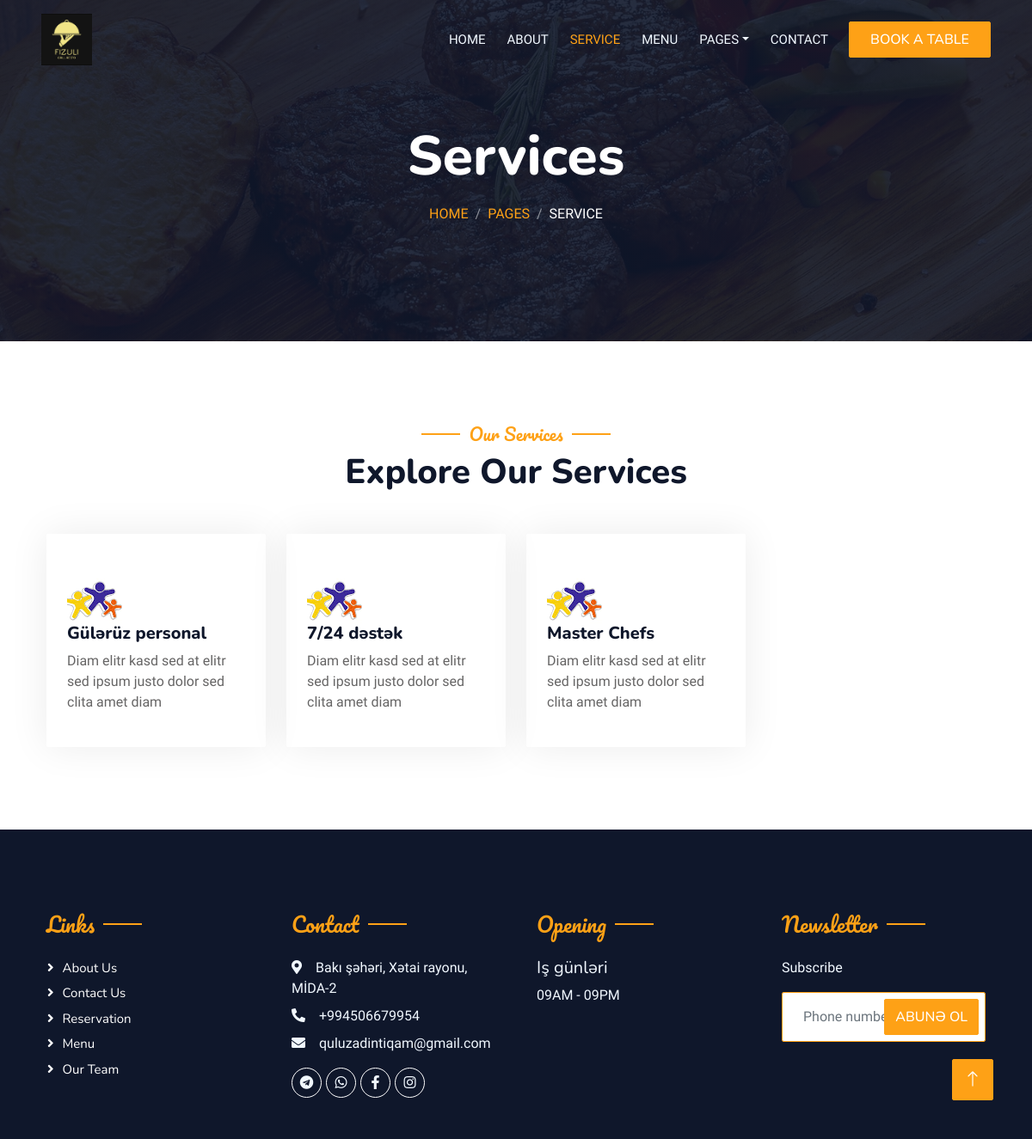
The app's page /service/ with its own data.
### restaurant/models.py (models this page shows, shortened)
class MainDetails(DateMixin, SlugMixin):
    location = models.TextField(verbose_name="Ünvan")
    phone_number = models.TextField(verbose_name="Əlaqə nömrəsi")
    email = models.EmailField(verbose_name="E-mail")
    working_time = models.TextField(verbose_name="İş vaxtları")
    logo = models.ImageField(upload_to=Uploader.upload_photo_for_logo, verbose_name="Saytın loqosu")
    video_url = models.TextField(verbose_name="Video linki", null=True, blank=True)
    class Meta:
        ordering = ("-created_at",)
        verbose_name = "Əsas məlumat"
        verbose_name_plural = "Əsas məlumatlar"

class Service(DateMixin, SlugMixin):
    name = models.CharField(max_length=255, verbose_name="Xidmətin adı")
    description = models.TextField(verbose_name="Xidmət haqqında")
    icon = models.ImageField(upload_to=Uploader.upload_photo_for_icon)
    class Meta:
        ordering = ("-created_at",)
        verbose_name = "Xidmət"
        verbose_name_plural = "Xidmətlər"

class SocialMedia(DateMixin, SlugMixin):
    social_media = models.CharField(max_length=255, choices=SOCIAL_CHOICES, verbose_name="Sosial media")
    link = models.TextField(verbose_name="Sosial media linki")
    class Meta:
        ordering = ("-created_at", )
        verbose_name = "Sosial media hesab"
        verbose_name_plural = "Sosial media hesabları"

### restaurant/views.py (the view)
# urls.py: path("service/", service_view, name='service'),
def service_view(request):
    services = Service.objects.order_by("-created_at")
    context = {
        "services": services,
    }
    return render(request, "service.html", context)

### restaurant/context_processors.py (called while the page is built)
def total_view(request):
    myvalue = request.POST.get("subscribe")
    if myvalue:
        obj = Subscribe(phone_number=myvalue)
        obj.save()
    details = MainDetails.objects.first()
    socials = SocialMedia.objects.all()
    return {"details": details, "socials": socials}

### templates/service.html
{% extends 'base.html' %}
{% load static %}
{% block body %}
            <div class="container-xxl py-5 bg-dark hero-header mb-5">
                <div class="container text-center my-5 pt-5 pb-4">
                    <h1 class="display-3 text-white mb-3 animated slideInDown">Services</h1>
                    <nav aria-label="breadcrumb">
                        <ol class="breadcrumb justify-content-center text-uppercase">
                            <li class="breadcrumb-item"><a href="#">Home</a></li>
                            <li class="breadcrumb-item"><a href="#">Pages</a></li>
                            <li class="breadcrumb-item text-white active" aria-current="page">Service</li>
                        </ol>
                    </nav>
                </div>
            </div>
        </div>
        <div class="container-xxl py-5">
            <div class="container">
                <div class="text-center wow fadeInUp" data-wow-delay="0.1s">
                    <h5 class="section-title ff-secondary text-center text-primary fw-normal">Our Services</h5>
                    <h1 class="mb-5">Explore Our Services</h1>
                </div>
                <div class="row g-4">
                    {% for i in services %}
                    <div class="col-lg-3 col-sm-6 wow fadeInUp" data-wow-delay="0.1s">
                        <div class="service-item rounded pt-3">
                            <div class="p-4">
                                <img src="{{i.icon.url}}" alt="">
                                <h5>{{i.name}}</h5>
                                <p>{{i.description}}</p>
                            </div>
                        </div>
                    </div>
                   {% endfor %}
                </div>
            </div>
        </div>
     {% endblock body %}

### templates/base.html (shortened to what this page needs)
{% load static %}
<!DOCTYPE html>
<html lang="en">
<head>
    <link href="https://cdnjs.cloudflare.com/ajax/libs/font-awesome/5.10.0/css/all.min.css" rel="stylesheet">
    <link href="https://cdn.jsdelivr.net/npm/bootstrap-icons@1.4.1/font/bootstrap-icons.css" rel="stylesheet">
    <link href="{% static 'lib/animate/animate.min.css' %}" rel="stylesheet">
    <link href="{% static 'lib/owlcarousel/assets/owl.carousel.min.css' %}" rel="stylesheet">
    <link href="{% static 'lib/tempusdominus/css/tempusdominus-bootstrap-4.min.css' %}" rel="stylesheet" />
    <link rel="stylesheet" href="https://cdnjs.cloudflare.com/ajax/libs/bootstrap/5.3.2/css/bootstrap.min.css" />
    <link href="{% static 'css/bootstrap.min.css' %}" rel="stylesheet">
    <link href="{% static 'css/style.css' %}" rel="stylesheet">
</head>
<body>
    <div class="container-xxl bg-white p-0">
        <div class="container-xxl position-relative p-0">
            <nav class="navbar navbar-expand-lg navbar-dark bg-dark px-4 px-lg-5 py-3 py-lg-0">
                <a href="{% url 'home' %}" class="navbar-brand p-0">
                    <h1 class="text-primary m-0"><img src="{{details.logo.url}}" alt=""></h1>
                </a>
                <div class="collapse navbar-collapse" id="navbarCollapse">
                    <div class="navbar-nav ms-auto py-0 pe-4">
                        <a href="{% url 'home' %}" class="nav-item nav-link {% if request.path == '/' %}  active {% endif %}">Home</a>
                        <a href="{% url 'about' %}" class="nav-item nav-link {% if request.path == '/about/' %}  active {% endif %}">About</a>
                        <a href="{% url 'service' %}" class="nav-item nav-link {% if request.path == '/service/' %}  active {% endif %}">Service</a>
                        <a href="{% url 'menu' %}" class="nav-item nav-link {% if request.path == '/menu/' %}  active {% endif %}">Menu</a>
                        <div class="nav-item dropdown">
                            <a href="#" class="nav-link dropdown-toggle" data-bs-toggle="dropdown">Pages</a>
                        </div>
                        <a href="{% url 'contact' %}" class="nav-item nav-link {% if request.path == '/contact/' %}  active {% endif %}">Contact</a>
                    </div>
                    <a href="{% url 'booking' %}" class="btn btn-primary py-2 px-4">Book A Table</a>
                </div>
            </nav>
            {% block body %}
            {% endblock body %}
        <div class="container-fluid bg-dark text-light footer pt-5 mt-5 wow fadeIn" data-wow-delay="0.1s">
            <div class="container py-5">
                <div class="row g-5">
                    <div class="col-lg-3 col-md-6">
                        <h4 class="section-title ff-secondary text-start text-primary fw-normal mb-4">Links</h4>
                        <a class="btn btn-link" href="{% url 'about' %}">About Us</a>
                        <a class="btn btn-link" href="{% url 'contact' %}">Contact Us</a>
                        <a class="btn btn-link" href="{% url 'booking' %}">Reservation</a>
                        <a class="btn btn-link" href="{% url 'menu' %}">Menu</a>
                        <a class="btn btn-link" href="{% url 'team' %}">Our Team</a>
                    </div>
                    <div class="col-lg-3 col-md-6">
                        <h4 class="section-title ff-secondary text-start text-primary fw-normal mb-4">Contact</h4>
                        <p class="mb-2"><i class="fa fa-map-marker-alt me-3"></i>{{details.location}}</p>
                        <p class="mb-2"><i class="fa fa-phone-alt me-3"></i>{{details.phone_number}}</p>
                        <p class="mb-2"><i class="fa fa-envelope me-3"></i>{{details.email}}</p>
                        <div class="d-flex pt-2">
                           {% for s in socials %}
                            {% if s.social_media == 'wp' %}
                            <a class="btn btn-outline-light btn-social" href="https://wa.me/{{s.link}}"><i class="fab fa-whatsapp"></i></a>
                            {% endif %}
                            {% if s.social_media == 'insta' %}
                            <a class="btn btn-outline-light btn-social" href="https://{{s.link}}"><i class="fab fa-instagram"></i></a>
                            {% endif %}
                            {% if s.social_media == 'telegram' %}
                            <a class="btn btn-outline-light btn-social" href="https://t.me/{{s.link}}"><i class="fab fa-telegram"></i></a>
                            {% endif %}
                            {% if s.social_media == 'fb' %}
                            <a class="btn btn-outline-light btn-social" href="https://{{s.link}}"><i class="fab fa-facebook-f"></i></a>
                            {% endif %}
                            {% endfor %}
                        </div>
                    </div>
                    <div class="col-lg-3 col-md-6">
                        <h4 class="section-title ff-secondary text-start text-primary fw-normal mb-4">Opening</h4>
                        <h5 class="text-light fw-normal">Iş günləri</h5>
                        <p>{{details.working_time}}</p>
                    </div>
                    <div class="col-lg-3 col-md-6">
                        <h4 class="section-title ff-secondary text-start text-primary fw-normal mb-4">Newsletter</h4>
                        <p>Subscribe</p>
                        <div class="position-relative mx-auto" style="max-width: 400px;">
                            <form method="post">
                            <button type="submit" class="btn btn-primary py-2 position-absolute top-0 end-0 mt-2 me-2">Abunə ol</button>
                       </form>
                        </div>
                    </div>
                </div>
            </div>
        </div>
        <a href="#" class="btn btn-lg btn-primary btn-lg-square back-to-top"><i class="bi bi-arrow-up"></i></a>
    </div>
</body>
</html>

### static/css/style.css (style rules this page uses)
:root { --primary: #FEA116; --light: #F1F8FF; --dark: #0F172B; }
.ff-secondary { font-family: 'Pacifico', cursive; }
.back-to-top { position: fixed; display: none; right: 45px; bottom: 45px; z-index: 99; }
.btn { font-family: 'Nunito', sans-serif; font-weight: 500; text-transform: uppercase; transition: .5s; }
.btn.btn-primary, .btn.btn-secondary { color: #FFFFFF; }
.btn-lg-square { width: 48px; height: 48px; }
.btn-square, .btn-sm-square, .btn-lg-square { padding: 0; display: flex; align-items: center; justify-content: center; font-weight: normal; border-radius: 2px; }
.navbar-dark .navbar-nav .nav-link { position: relative; margin-left: 25px; padding: 35px 0; font-size: 15px; color: var(--light) !important; text-transform: uppercase; font-weight: 500; outline: none; transition: .5s; }
.navbar-dark .navbar-nav .nav-link:hover, .navbar-dark .navbar-nav .nav-link.active { color: var(--primary) !important; }
.navbar-dark .navbar-brand img { max-height: 60px; transition: .5s; }
@media (min-width: 992px) { .navbar-dark { position: absolute; width: 100%; top: 0; left: 0; z-index: 999; background: transparent !important; } }
.hero-header { background: linear-gradient(rgba(15, 23, 43, .9), rgba(15, 23, 43, .9)), url(../img/bg-hero.jpg); background-position: center center; background-repeat: no-repeat; background-size: cover; }
.breadcrumb-item + .breadcrumb-item::before { color: rgba(255, 255, 255, .5); }
.section-title { position: relative; display: inline-block; }
.section-title::before { position: absolute; content: ""; width: 45px; height: 2px; top: 50%; left: -55px; margin-top: -1px; background: var(--primary); }
.section-title::after { position: absolute; content: ""; width: 45px; height: 2px; top: 50%; right: -55px; margin-top: -1px; background: var(--primary); }
.section-title.text-start::before, .section-title.text-end::after { display: none; }
.service-item { box-shadow: 0 0 45px rgba(0, 0, 0, .08); transition: .5s; }
.service-item * { transition: .5s; }
.footer .btn.btn-social { margin-right: 5px; width: 35px; height: 35px; display: flex; align-items: center; justify-content: center; color: var(--light); border: 1px solid #FFFFFF; border-radius: 35px; transition: .3s; }
.footer .btn.btn-link { display: block; margin-bottom: 5px; padding: 0; text-align: left; color: #FFFFFF; font-size: 15px; font-weight: normal; text-transform: capitalize; transition: .3s; }
.footer .btn.btn-link::before { position: relative; content: "\f105"; font-family: "Font Awesome 5 Free"; font-weight: 900; margin-right: 10px; }

### records on screen
MainDetails: logo (picture), location "Bakı şəhəri, Xətai rayonu, MİDA-2", phone_number "+994506679954", email "quluzadintiqam@gmail.com", working_time "09AM - 09PM"
Service: icon (picture), name "Gülərüz personal", description "Diam elitr kasd sed at elitr sed ipsum justo dolor sed clita amet diam"
Service: icon (picture), name "7/24 dəstək", description "Diam elitr kasd sed at elitr sed ipsum justo dolor sed clita amet diam"
Service: icon (picture), name "Master Chefs", description "Diam elitr kasd sed at elitr sed ipsum justo dolor sed clita amet diam"
